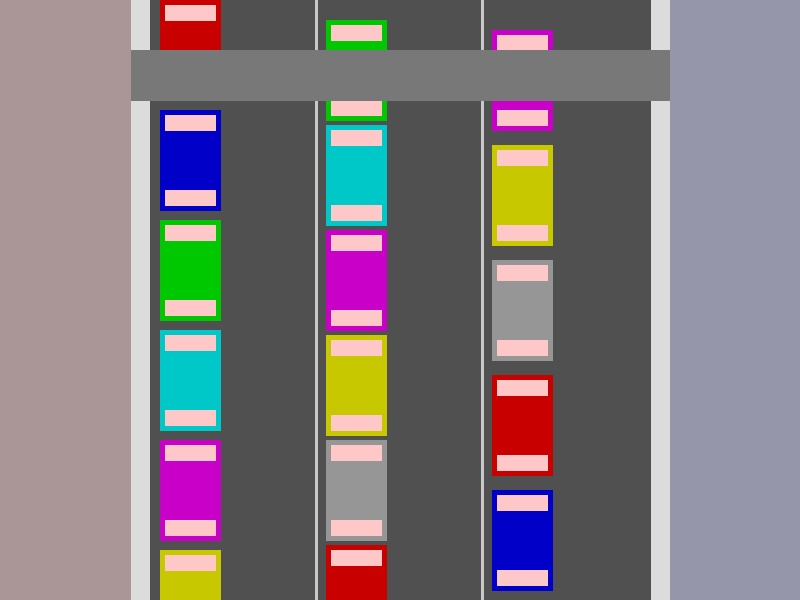
#> input picture real_traffic.jpg, 800 x 600 px
$ python process_real_image.py
#> lines starting #> are read from the running program, lines starting #| are printed output that depends on the picture; after the words box and inside, x2 and y2 are one past the last pixel; in counts of white or black regions, pixels touching at a corner belong together
### car_detection.py
import cv2
import numpy as np
import matplotlib.pyplot as plt
from datetime import datetime

class TrafficSignalManagement:
    def __init__(self, video_path=None, is_real_footage=False, display=True, output_path=None):
        self.video_path = video_path
        self.is_real_footage = is_real_footage
        self.display = display
        self.output_path = output_path

        # Use background subtraction with parameters optimized for real footage
        if is_real_footage:
            # More history frames and lower threshold for real footage
            self.bg_subtractor = cv2.createBackgroundSubtractorMOG2(history=300, varThreshold=25)
        else:
            # Default parameters for simulation
            self.bg_subtractor = cv2.createBackgroundSubtractorMOG2(history=100, varThreshold=40)

        self.car_count = 0
        self.car_count_history = []
        self.timestamps = []

    def process_video(self):
        if self.video_path is None:
            print("No video path provided")
            return

        cap = cv2.VideoCapture(self.video_path)
        if not cap.isOpened():
            print(f"Error: Could not open video at {self.video_path}")
            return

        # Prepare writer if headless output is requested
        writer = None
        if not self.display and self.output_path:
            fps = cap.get(cv2.CAP_PROP_FPS) or 30.0
            width = int(cap.get(cv2.CAP_PROP_FRAME_WIDTH))
            height = int(cap.get(cv2.CAP_PROP_FRAME_HEIGHT))
            # Try multiple codecs for better compatibility
            codec_candidates = []
            lower_path = self.output_path.lower()
            if lower_path.endswith('.mp4'):
                codec_candidates = ['mp4v', 'avc1']
            else:
                codec_candidates = ['XVID', 'MJPG', 'mp4v']
            for codec in codec_candidates:
                try:
                    fourcc = cv2.VideoWriter_fourcc(*codec)
                    temp_writer = cv2.VideoWriter(self.output_path, fourcc, fps, (width, height))
                    if temp_writer.isOpened():
                        writer = temp_writer
                        break
                    else:
                        temp_writer.release()
                except Exception:
                    pass
        # Prepare frame dump directory if no writer is available in headless mode
        frame_dump_dir = None
        if not self.display and self.output_path and writer is None:
            import os
            frame_dump_dir = os.path.splitext(self.output_path)[0] + "_frames"
            os.makedirs(frame_dump_dir, exist_ok=True)

        frame_index = 0

        while cap.isOpened():
            ret, frame = cap.read()
            if not ret:
                break

            # Process the frame
            processed_frame = self.detect_cars(frame)

            if self.display:
                # Display the frame
                cv2.imshow('Traffic Management System', processed_frame)
                # Exit if 'q' is pressed
                if cv2.waitKey(30) & 0xFF == ord('q'):
                    break
            else:
                # Headless mode: write frames via writer or dump as images
                if writer is not None:
                    writer.write(processed_frame)
                elif frame_dump_dir is not None:
                    import os
                    cv2.imwrite(os.path.join(frame_dump_dir, f"frame_{frame_index:06d}.jpg"), processed_frame)
                frame_index += 1

        cap.release()
        if writer is not None:
            writer.release()
        if self.display:
            cv2.destroyAllWindows()

        # Plot the car count history
        self.plot_car_count()

    def detect_cars(self, frame):
        # Define region of interest (ROI) - bottom half of the frame
        height, width = frame.shape[:2]
        roi_vertices = np.array([[(0, height), (0, height//2), (width, height//2), (width, height)]], dtype=np.int32)

        # Create a mask for ROI
        mask = np.zeros((height, width), dtype=np.uint8)
        cv2.fillPoly(mask, roi_vertices, 255)

        # Pre-process frame for better detection in real footage
        if self.is_real_footage:
            # Apply Gaussian blur to reduce noise
            frame = cv2.GaussianBlur(frame, (5, 5), 0)

            # Enhance contrast
            lab = cv2.cvtColor(frame, cv2.COLOR_BGR2LAB)
            l, a, b = cv2.split(lab)
            clahe = cv2.createCLAHE(clipLimit=3.0, tileGridSize=(8, 8))
            cl = clahe.apply(l)
            enhanced_lab = cv2.merge((cl, a, b))
            frame = cv2.cvtColor(enhanced_lab, cv2.COLOR_LAB2BGR)

        # Apply background subtraction
        fg_mask = self.bg_subtractor.apply(frame)

        # Apply ROI mask to foreground mask
        masked_fg = cv2.bitwise_and(fg_mask, mask)

        # Apply morphological operations to reduce noise and fill gaps
        kernel = np.ones((5, 5), np.uint8)
        masked_fg = cv2.morphologyEx(masked_fg, cv2.MORPH_OPEN, kernel)
        masked_fg = cv2.morphologyEx(masked_fg, cv2.MORPH_CLOSE, kernel)

        # Apply threshold to reduce noise
        _, thresh = cv2.threshold(masked_fg, 200, 255, cv2.THRESH_BINARY)

        # Find contours of moving objects
        contours, _ = cv2.findContours(thresh, cv2.RETR_EXTERNAL, cv2.CHAIN_APPROX_SIMPLE)

        # Filter contours by size to identify cars
        min_contour_area = 400 if self.is_real_footage else 500  # Lower threshold for real footage
        max_contour_area = 15000 if self.is_real_footage else 10000  # Upper threshold to filter out large noise
        car_contours = [cnt for cnt in contours if min_contour_area < cv2.contourArea(cnt) < max_contour_area]

        # Draw rectangles around detected cars
        for contour in car_contours:
            x, y, w, h = cv2.boundingRect(contour)
            cv2.rectangle(frame, (x, y), (x+w, y+h), (0, 255, 0), 2)

        # Update car count
        current_car_count = len(car_contours)
        self.car_count = current_car_count
        self.car_count_history.append(current_car_count)
        self.timestamps.append(datetime.now())

        # Display car count
        cv2.putText(frame, f'Car Count: {current_car_count}', (10, 30),
                    cv2.FONT_HERSHEY_SIMPLEX, 1, (0, 0, 255), 2)

        # Draw ROI
        cv2.polylines(frame, roi_vertices, True, (255, 0, 0), 2)

        return frame

    def plot_car_count(self):
        plt.figure(figsize=(10, 5))
        plt.plot(self.timestamps, self.car_count_history, 'b-')
        plt.title('Car Count Over Time')
        plt.xlabel('Time')
        plt.ylabel('Number of Cars')
        plt.grid(True)
        plt.tight_layout()
        plt.savefig('car_count_history.png')
        if self.display:
            plt.show()
        else:
            plt.close()

### process_real_image.py
import cv2
import numpy as np
import matplotlib.pyplot as plt
import os
import sys
import argparse

# Add the current directory to the path so we can import our modules
sys.path.append(os.path.dirname(os.path.abspath(__file__)))

# Import our car detection module
from car_detection import TrafficSignalManagement

def main():
    # Create output directory if it doesn't exist
    if not os.path.exists('output'):
        os.makedirs('output')

    # Path to save the real traffic image
    image_path = 'real_traffic.jpg'

    # Check if the image exists
    if not os.path.exists(image_path):
        print(f"Please place your real traffic image at {image_path}")
        return

    # Read the image
    image = cv2.imread(image_path)
#> image is the input picture: shape (600, 800, 3); mean B, G, R 125.8, 121.4, 129.3
    if image is None:
        print(f"Failed to read image from {image_path}")
        return

    # Create a video from the image (repeat the image for 5 seconds at 30fps)
    video_path = 'real_traffic_video.mp4'
    height, width, _ = image.shape
#> height = 600; width = 800
    fourcc = cv2.VideoWriter_fourcc(*'mp4v')
    out = cv2.VideoWriter(video_path, fourcc, 30, (width, height))

    # Write the same image multiple times to create a video
    for _ in range(150):  # 5 seconds at 30fps
        out.write(image)
    out.release()

    print(f"Created video from image: {video_path}")

    # Initialize car detection with real-footage optimization
    detector = TrafficSignalManagement(video_path, is_real_footage=True)

    # Process the video
    detector.process_video()
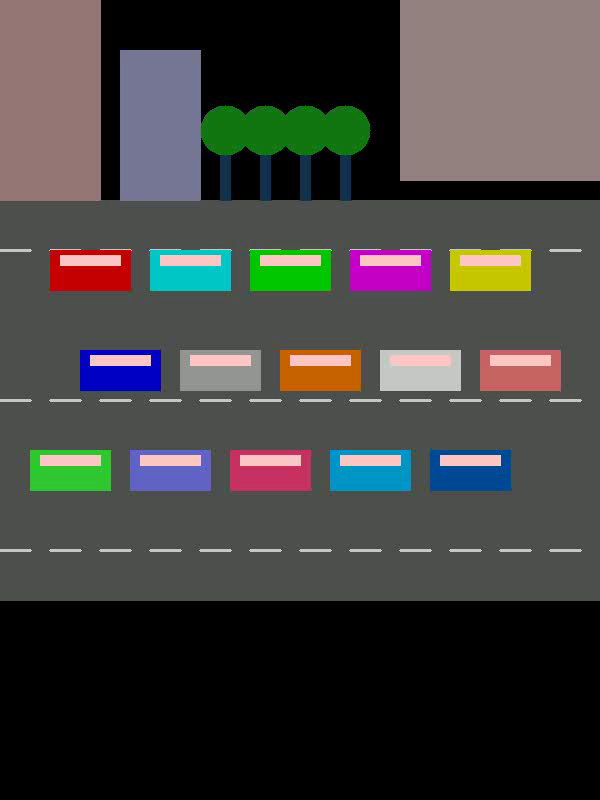
#> input picture frame 0 of real_traffic_video.mp4, 600 x 800 px
#> in process_video, frame is the input picture: shape (800, 600, 3); mean B, G, R 63.4, 65.4, 66.4
#> in detect_cars, `cv2.fillPoly(mask, roi_vertices, 255)`:
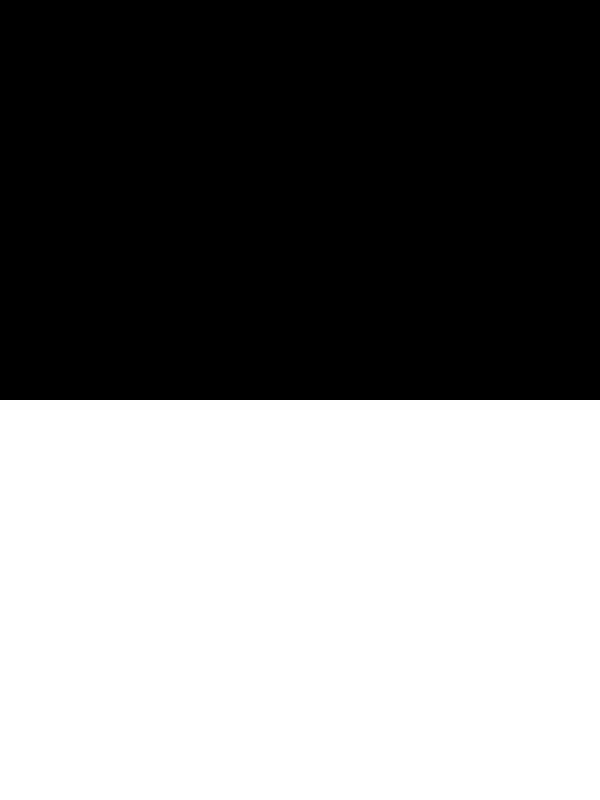
#> mask: shape (800, 600); 50% white; 1 white region, box (x1, y1, x2, y2) and area: (0, 400, 600, 800) 240000
#> in detect_cars, `lab = cv2.cvtColor(frame, cv2.COLOR_BGR2LAB)`: lab: shape (800, 600, 3); mean of channels 0, 1, 2 72.1, 129.3, 129.9
#> in detect_cars, `l, a, b = cv2.split(lab)`:
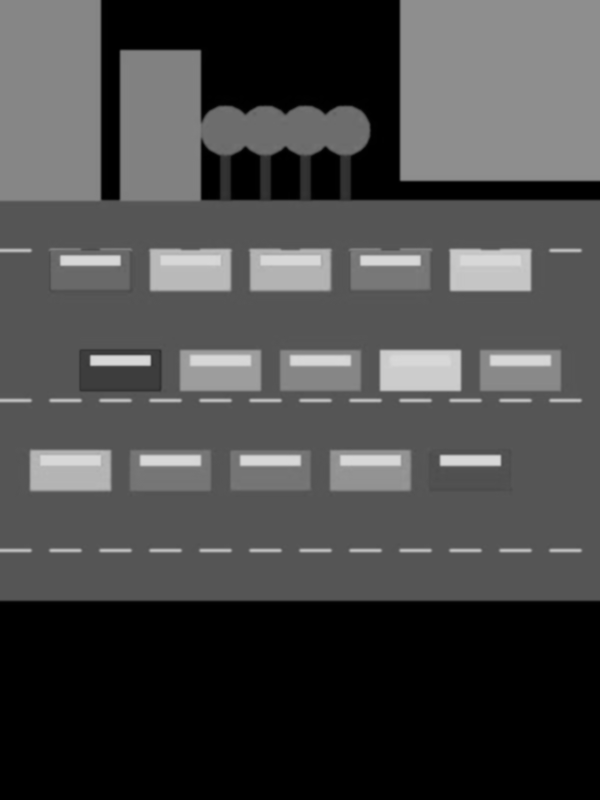
#> l: shape (800, 600); min 0, max 218, mean 72.1
#> in detect_cars, `l, a, b = cv2.split(lab)`:
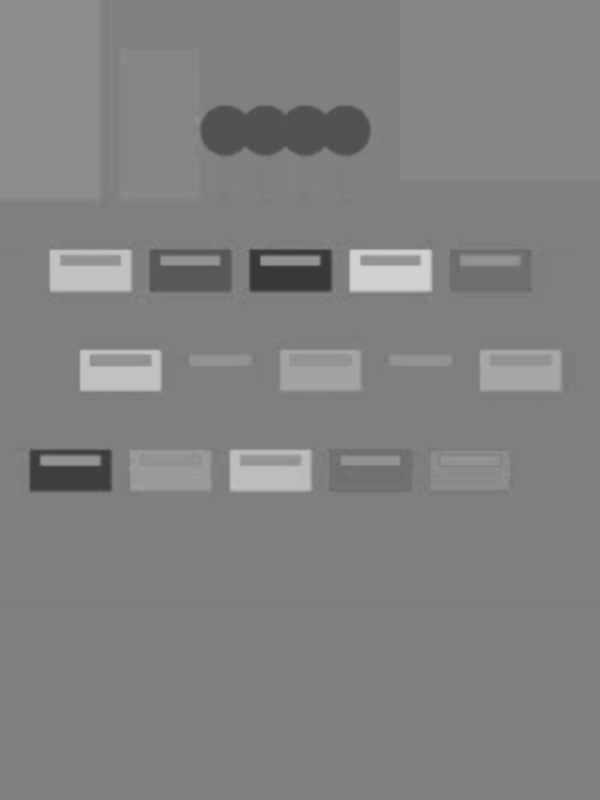
#> a: shape (800, 600); min 56, max 211, mean 129.3
#> in detect_cars, `l, a, b = cv2.split(lab)`:
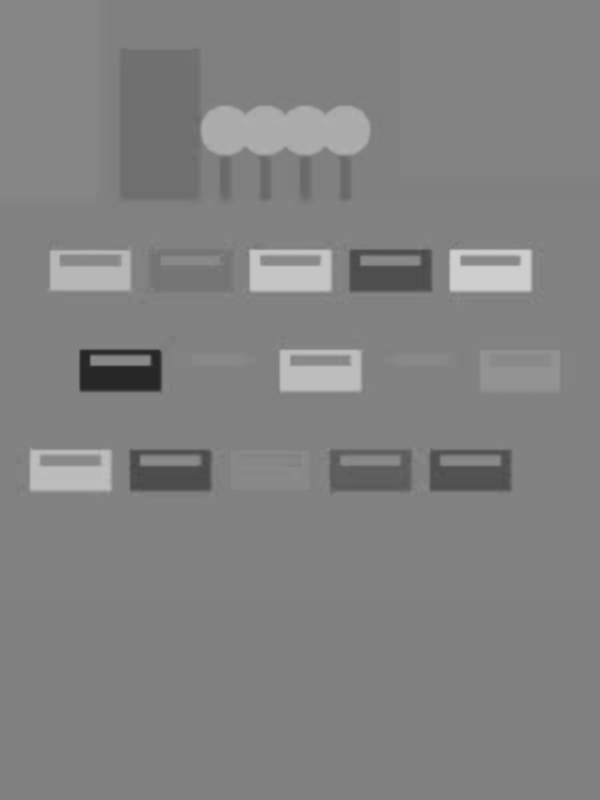
#> b: shape (800, 600); min 37, max 207, mean 129.9
#> in detect_cars, `enhanced_lab = cv2.merge((cl, a, b))`: enhanced_lab: shape (800, 600, 3); mean of channels 0, 1, 2 74.4, 129.3, 129.9
#> in detect_cars, `frame = cv2.cvtColor(enhanced_lab, cv2.COLOR_LAB2BGR)`:
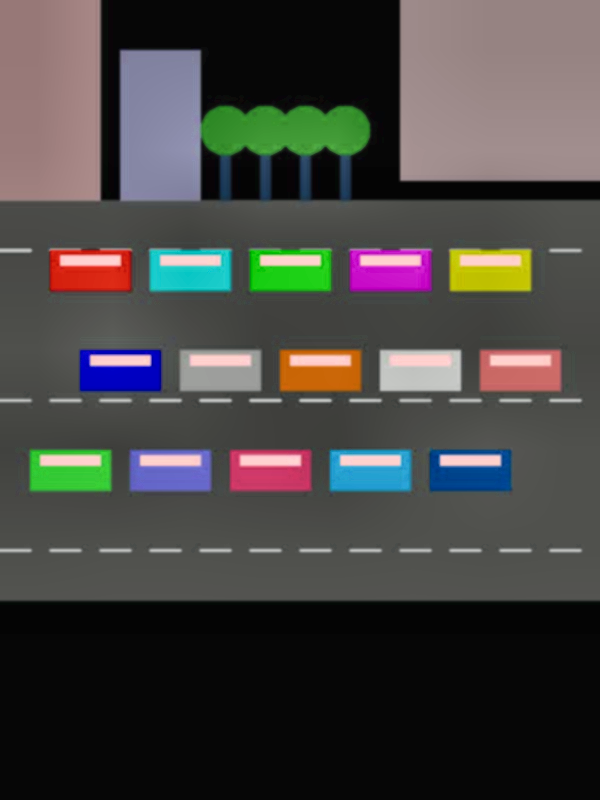
#> frame: shape (800, 600, 3); mean B, G, R 66.4, 68.6, 70.4
#> in detect_cars, `fg_mask = self.bg_subtractor.apply(frame)`: fg_mask: shape (800, 600); every value is 127
#> in detect_cars, `_, thresh = cv2.threshold(masked_fg, 200, 255, cv2.THRESH_BINARY)`: thresh: shape (800, 600); every value is 0
#> in detect_cars, `contours, _ = cv2.findContours(thresh, cv2.RETR_EXTERNAL, cv2.CHAIN_AP..`: contours = []
#> in detect_cars, `current_car_count = len(car_contours)`: current_car_count = 0
#> in detect_cars, `cv2.polylines(frame, roi_vertices, True, (255, 0, 0), 2)`:
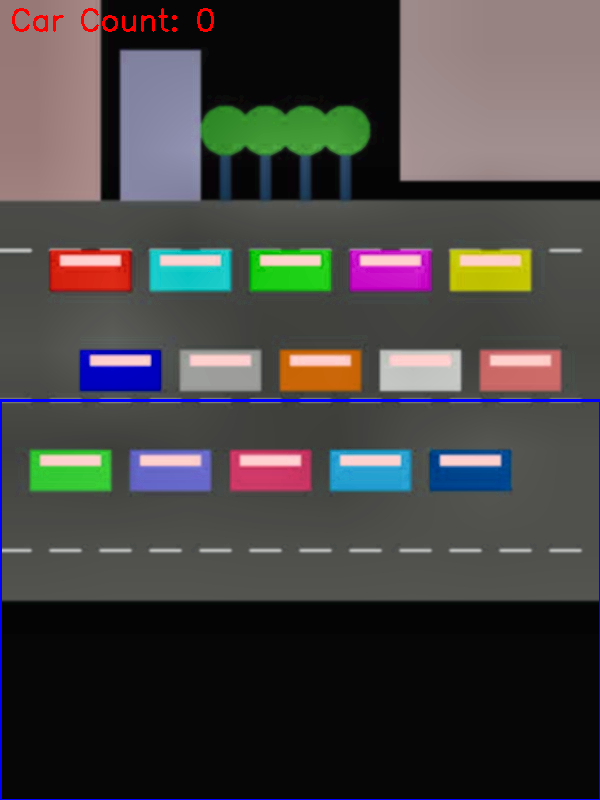
#> frame: shape (800, 600, 3); mean B, G, R 67.6, 67.8, 70.2
#> (key q is pressed here)

    # Display results
    print("Car detection completed. Results saved to car_count_history.png")

    # Save the processed frame with detections
#> (the run stopped early here; a loop or call above may not have finished)
